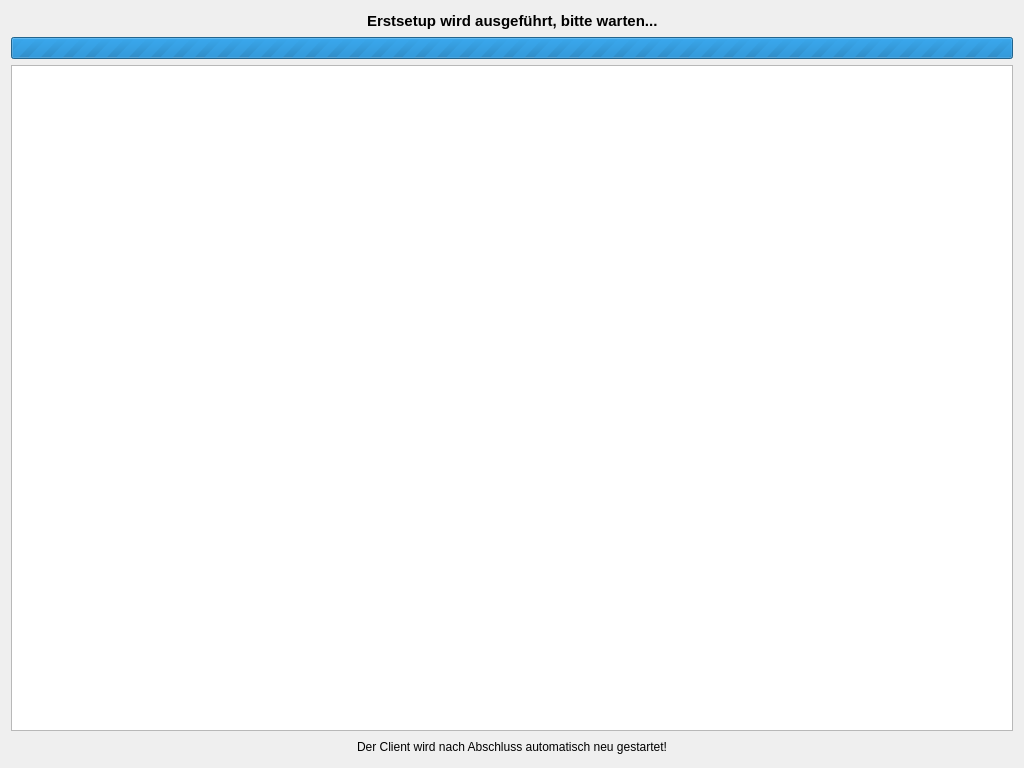
<?xml version="1.0" encoding="UTF-8"?>
<ui version="4.0">
 <class>Form</class>
 <widget class="QWidget" name="Form">
  <property name="geometry">
   <rect>
    <x>0</x>
    <y>0</y>
    <width>1024</width>
    <height>768</height>
   </rect>
  </property>
  <property name="windowTitle">
   <string>i-EDU Installer</string>
  </property>
  <layout class="QVBoxLayout" name="verticalLayout">
   <item>
    <layout class="QHBoxLayout" name="horizontalLayout_3">
     <item>
      <spacer name="horizontalSpacer_5">
       <property name="orientation">
        <enum>Qt::Horizontal</enum>
       </property>
       <property name="sizeHint" stdset="0">
        <size>
         <width>40</width>
         <height>20</height>
        </size>
       </property>
      </spacer>
     </item>
     <item>
      <widget class="QLabel" name="label">
       <property name="text">
        <string>&lt;html&gt;&lt;head/&gt;&lt;body&gt;&lt;p&gt;&lt;span style=&quot; font-size:11pt; font-weight:600;&quot;&gt;Erstsetup wird ausgeführt, bitte warten...&lt;/span&gt;&lt;/p&gt;&lt;/body&gt;&lt;/html&gt;</string>
       </property>
      </widget>
     </item>
     <item>
      <spacer name="horizontalSpacer_4">
       <property name="orientation">
        <enum>Qt::Horizontal</enum>
       </property>
       <property name="sizeHint" stdset="0">
        <size>
         <width>40</width>
         <height>20</height>
        </size>
       </property>
      </spacer>
     </item>
    </layout>
   </item>
   <item>
    <widget class="QProgressBar" name="progressBar">
     <property name="maximum">
      <number>0</number>
     </property>
     <property name="value">
      <number>0</number>
     </property>
    </widget>
   </item>
   <item>
    <layout class="QHBoxLayout" name="horizontalLayout_2">
     <item>
      <widget class="QPlainTextEdit" name="teLog">
       <property name="minimumSize">
        <size>
         <width>500</width>
         <height>0</height>
        </size>
       </property>
      </widget>
     </item>
    </layout>
   </item>
   <item>
    <layout class="QHBoxLayout" name="horizontalLayout">
     <item>
      <spacer name="horizontalSpacer">
       <property name="orientation">
        <enum>Qt::Horizontal</enum>
       </property>
       <property name="sizeHint" stdset="0">
        <size>
         <width>40</width>
         <height>20</height>
        </size>
       </property>
      </spacer>
     </item>
     <item>
      <widget class="QLabel" name="label_3">
       <property name="text">
        <string>&lt;html&gt;&lt;head/&gt;&lt;body&gt;&lt;p&gt;Der Client wird nach Abschluss automatisch neu gestartet!&lt;/p&gt;&lt;/body&gt;&lt;/html&gt;</string>
       </property>
      </widget>
     </item>
     <item>
      <spacer name="horizontalSpacer_6">
       <property name="orientation">
        <enum>Qt::Horizontal</enum>
       </property>
       <property name="sizeHint" stdset="0">
        <size>
         <width>40</width>
         <height>20</height>
        </size>
       </property>
      </spacer>
     </item>
    </layout>
   </item>
  </layout>
 </widget>
 <resources>
  <include location="menu.qrc"/>
 </resources>
 <connections/>
</ui>
